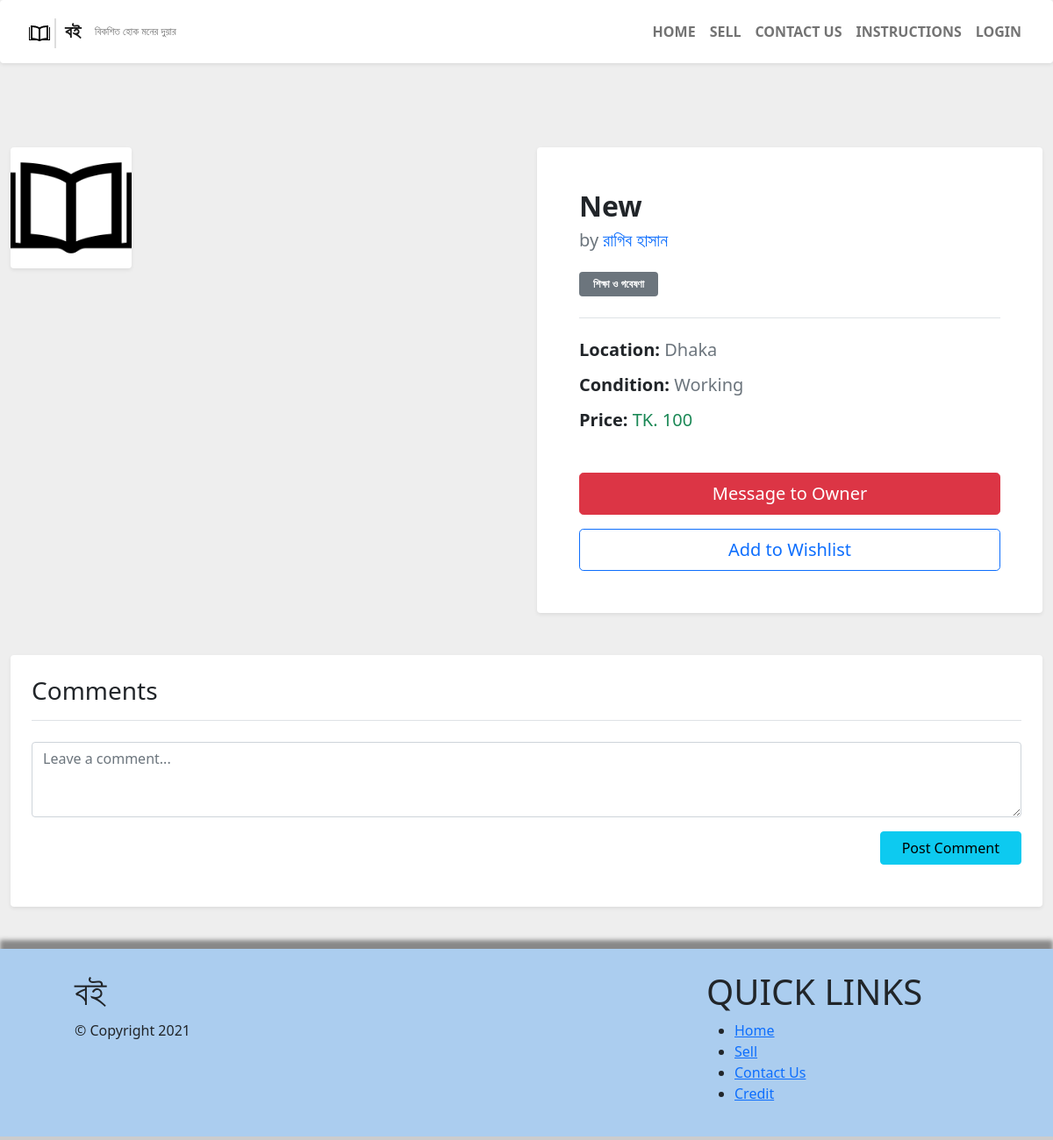
The app's page /book?book=22 with its own data.
### tables this page shows
CREATE TABLE `images` (
  `image_id` int(11) NOT NULL,
  `book_id` int(11) NOT NULL,
  `image` text NOT NULL,
  `status` int(11) NOT NULL,
  `created_date` datetime NOT NULL,
  `updated_date` datetime NOT NULL
);

CREATE TABLE `books` (
  `book_id` int(11) NOT NULL,
  `name` text NOT NULL,
  `image` text DEFAULT NULL,
  `owner_id` text NOT NULL,
  `price` int(11) NOT NULL,
  `author` text NOT NULL,
  `category` text NOT NULL,
  `present_condition` text NOT NULL,
  `location` text NOT NULL,
  `status` int(11) NOT NULL,
  `created_date` datetime NOT NULL,
  `updated_date` datetime NOT NULL
);

### book.php (the view, shortened to what this page needs)
<?php
include "includes/config/dbconfig.php";
$book_id = isset($_GET["book"]) ? $_GET["book"] : "";
$stmt = mysqli_prepare($link, "SELECT * FROM books WHERE book_id = ? AND status = 1");
mysqli_stmt_bind_param($stmt, "s", $book_id);
mysqli_stmt_execute($stmt);
$result = mysqli_stmt_get_result($stmt);
$book_data = mysqli_fetch_assoc($result);
$stmt_img = mysqli_prepare($link, "SELECT * FROM images WHERE book_id = ?");
mysqli_stmt_bind_param($stmt_img, "s", $book_id);
mysqli_stmt_execute($stmt_img);
$result_img = mysqli_stmt_get_result($stmt_img);
$images = [];
while ($row_img = mysqli_fetch_assoc($result_img)) {
    $images[] = $row_img;
}
?>
<!DOCTYPE html>
<html lang="en">
<head>
    <link href="https://cdn.jsdelivr.net/npm/bootstrap@5.0.0-beta2/dist/css/bootstrap.min.css" rel="stylesheet">
    <link rel="stylesheet" href="assets/css/style.css">
</head>
<body style="background:#EEEEEE">
    <?php include "includes/components/nav.php"; ?>
    <div class="container-fluid py-5">
        <div class="row">
            <div class="col-md-6">
                <div class="row g-2 mb-4">
                    <?php
                    $i = 0;
                    foreach ($images as $img): $i++; ?>
                        <div class="col-3">
                            <img src="<?php echo htmlspecialchars($img["image"]); ?>"
                                 class="img-fluid rounded shadow-sm hover-shadow cursor"
                                 onclick="openModal();currentSlide(<?php echo $i; ?>)"
                                 alt="Book Image">
                        </div>
                    <?php endforeach; ?>
                </div>
            </div>
            <div class="col-md-6">
                <div class="bg-white p-5 rounded shadow-sm">
                    <h2 class="fw-bold mb-2"><?php echo htmlspecialchars($book_data["name"]); ?></h2>
                    <p class="text-muted h5 mb-4">by
                        <a href="filter?author=<?php echo urlencode($book_data["author"]); ?>" class="text-primary text-decoration-none">
                            <?php echo htmlspecialchars($book_data["author"]); ?>
                        </a>
                    </p>
                    <span class="badge bg-secondary mb-4 p-2 px-3"><?php echo htmlspecialchars($book_data["category"]); ?></span>
                    <div class="border-top pt-4">
                        <ul class="list-unstyled">
                            <li class="mb-3 h5">
                                <strong class="text-dark">Location:</strong>
                                <span class="text-secondary"><?php echo htmlspecialchars($book_data["location"]); ?></span>
                            </li>
                            <li class="mb-3 h5">
                                <strong class="text-dark">Condition:</strong>
                                <span class="text-secondary"><?php echo htmlspecialchars($book_data["present_condition"]); ?></span>
                            </li>
                            <li class="mb-3 h5 text-success">
                                <strong class="text-dark">Price:</strong>
                                <span>TK. <?php echo htmlspecialchars($book_data["price"]); ?></span>
                            </li>
                        </ul>
                    </div>
                    <div class="d-grid gap-2 mt-5">
                        <form action="chat" method="POST">
                            <button type="submit" class="btn btn-danger btn-lg w-100 mb-2">Message to Owner</button>
                        </form>
                        <a href="wishlist?book=<?php echo urlencode($book_id); ?>" class="btn btn-outline-primary btn-lg">Add to Wishlist</a>
                    </div>
                </div>
            </div>
        </div>
        <div class="row mt-5">
            <div class="col-12">
                <div class="bg-white p-4 rounded shadow-sm">
                    <h3 class="border-bottom pb-3 mb-4">Comments</h3>
                    <form id="comment_form" class="mb-4">
                        <div class="mb-3">
                            <textarea class="form-control" name="comment" id="comment" placeholder="Leave a comment..." rows="3" required></textarea>
                        </div>
                        <div class="text-end">
                            <button type="submit" name="submit" id="submit" class="btn btn-info px-4">Post Comment</button>
                        </div>
                    </form>
                </div>
            </div>
        </div>
    </div>
</body>
<?php include "includes/components/footer.php"; ?>

### book.php (style rules this page uses)
* { box-sizing: border-box; }
.row:after { content: ""; display: table; clear: both; }
.cursor { cursor: pointer; }
img { margin-bottom: -4px; }
img.hover-shadow { transition: 0.3s; }

### records on screen
images: image (picture)
books: name "New", author "রাগিব হাসান", category "শিক্ষা ও গবেষণা", location "Dhaka", present_condition "Working", price "100"
